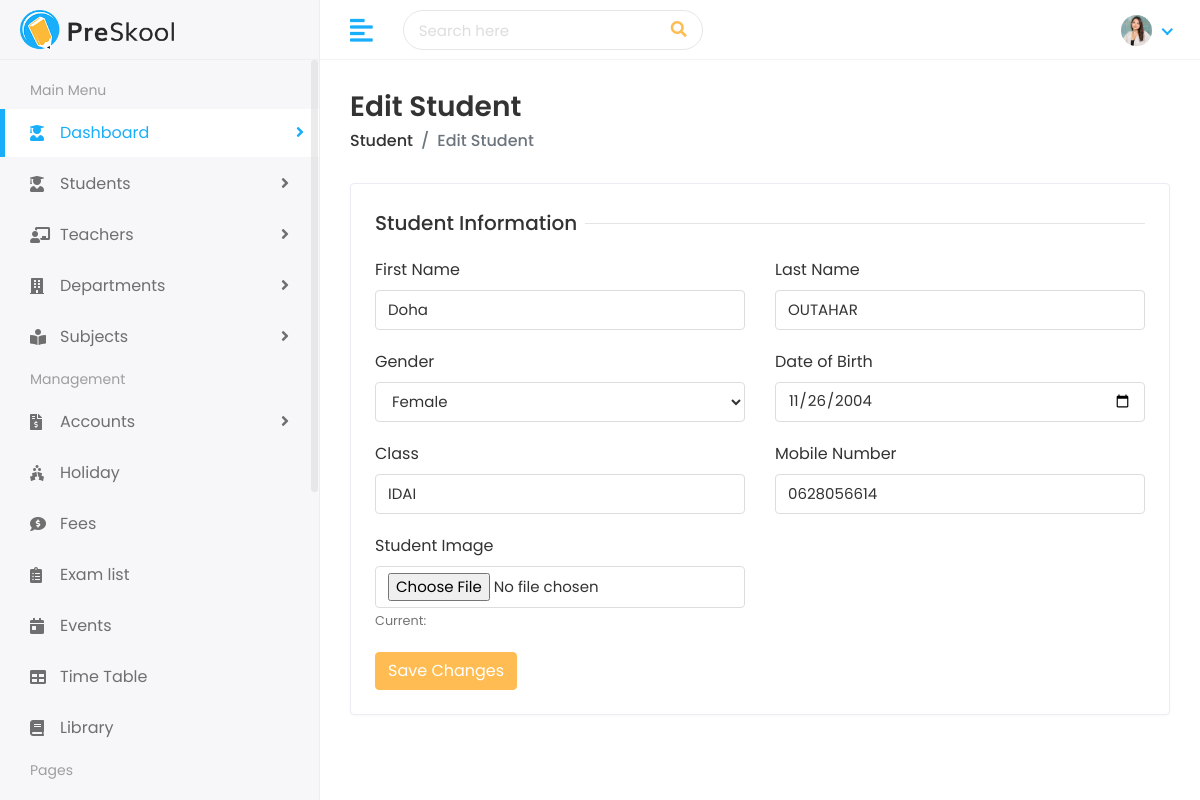
Before: /student/edit/2512712/ (signed in) with the older database file.
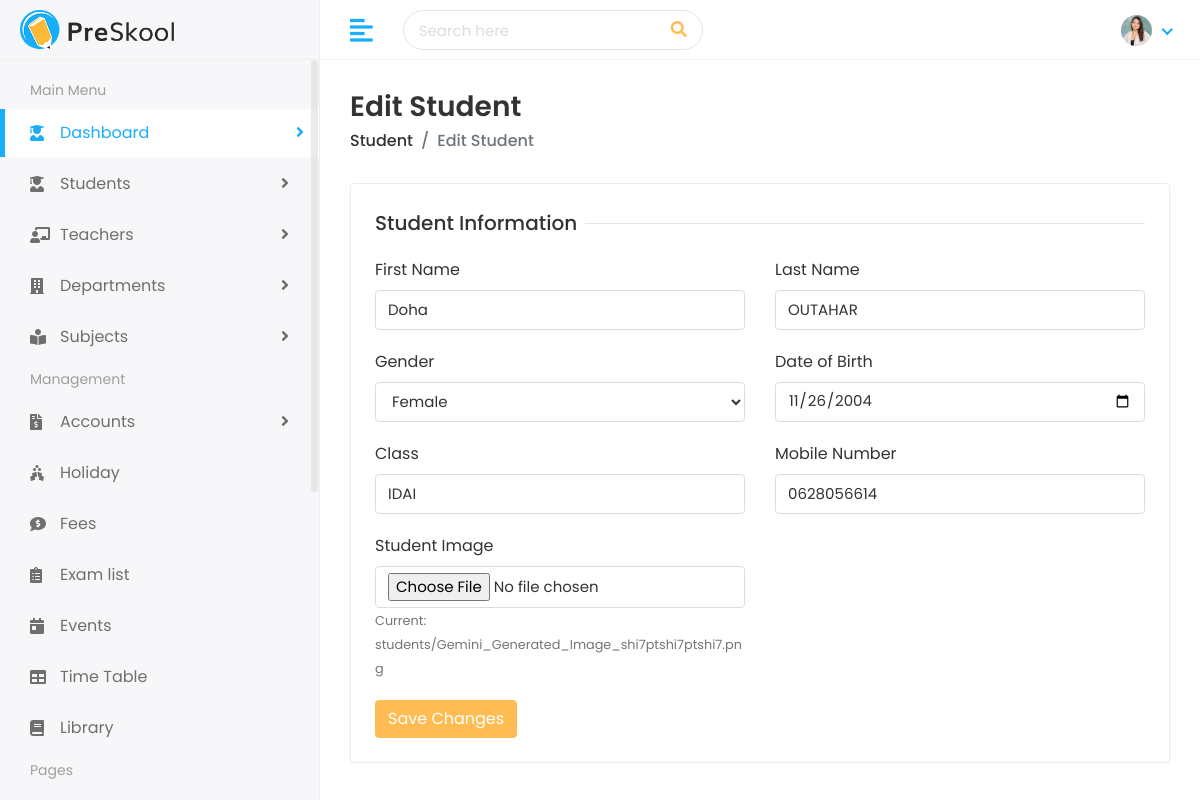
After: the same page with the newer database file.
### student/models.py (models this page shows, shortened)
class Student(models.Model):
    first_name = models.CharField(max_length=100)
    last_name = models.CharField(max_length=100)
    student_id = models.CharField(max_length=20)
    gender = models.CharField(max_length=10, choices=[('Male', 'Male'), ('Female', 'Female')])
    date_of_birth = models.DateField()
    student_class = models.CharField(max_length=50)
    joining_date = models.DateField()
    mobile_number = models.CharField(max_length=15)
    admission_number = models.CharField(max_length=20)
    section = models.CharField(max_length=10)
    student_image = models.ImageField(upload_to='students/', blank=True)
    parent = models.OneToOneField(Parent, on_delete=models.CASCADE)

### student/views.py (the view, shortened to what this page needs)
# urls.py: path('edit/<str:student_id>/', views.edit_student, name='edit_student'),
@login_required(login_url='login')
def edit_student(request, student_id):
    student = get_object_or_404(Student, student_id=student_id)
    return render(request, 'students/edit-student.html', {'student': student})

### templates/students/edit-student.html (shortened to what this page needs)
{% extends 'Home/base.html' %}
{% load static %}
{% block body %}
<div class="page-wrapper">
    <div class="content container-fluid">
        <div class="page-header">
            <div class="row align-items-center">
                <div class="col">
                    <h3 class="page-title">Edit Student</h3>
                    <ul class="breadcrumb">
                        <li class="breadcrumb-item"><a href="{% url 'student_list' %}">Student</a></li>
                        <li class="breadcrumb-item active">Edit Student</li>
                    </ul>
                </div>
            </div>
        </div>
        <div class="row">
            <div class="col-sm-12">
                <div class="card">
                    <div class="card-body">
                        <form method="POST" action="{% url 'edit_student' student.student_id %}" enctype="multipart/form-data">
                            <div class="row">
                                <div class="col-12">
                                    <h5 class="form-title"><span>Student Information</span></h5>
                                </div>
                                <div class="col-12 col-sm-6">
                                    <div class="form-group">
                                        <label>First Name</label>
                                        <input type="text" class="form-control" name="first_name" value="{{ student.first_name }}">
                                    </div>
                                </div>
                                <div class="col-12 col-sm-6">
                                    <div class="form-group">
                                        <label>Last Name</label>
                                        <input type="text" class="form-control" name="last_name" value="{{ student.last_name }}">
                                    </div>
                                </div>
                                <div class="col-12 col-sm-6">
                                    <div class="form-group">
                                        <label>Gender</label>
                                        <select class="form-control" name="gender">
                                            <option value="Female" {% if student.gender == 'Female' %}selected{% endif %}>Female</option>
                                        </select>
                                    </div>
                                </div>
                                <div class="col-12 col-sm-6">
                                    <div class="form-group">
                                        <label>Date of Birth</label>
                                        <input type="date" class="form-control" name="date_of_birth" value="{{ student.date_of_birth|date:'Y-m-d' }}">
                                    </div>
                                </div>
                                <div class="col-12 col-sm-6">
                                    <div class="form-group">
                                        <label>Class</label>
                                        <input type="text" class="form-control" name="student_class" value="{{ student.student_class }}">
                                    </div>
                                </div>
                                <div class="col-12 col-sm-6">
                                    <div class="form-group">
                                        <label>Mobile Number</label>
                                        <input type="text" class="form-control" name="mobile_number" value="{{ student.mobile_number }}">
                                    </div>
                                </div>
                                <div class="col-12 col-sm-6">
                                    <div class="form-group">
                                        <label>Student Image</label>
                                        <input type="file" class="form-control" name="student_image">
                                        <small class="text-muted">Current: {{ student.student_image.name }}</small>
                                    </div>
                                </div>
                                <div class="col-12">
                                    <button type="submit" class="btn btn-primary">Save Changes</button>
                                </div>
                            </div>
                        </form>
                    </div>
                </div>
            </div>
        </div>
    </div>
</div>
{% endblock %}

### templates/Home/base.html (shortened to what this page needs)
{% load static %}
<!DOCTYPE html>
<html lang="en">
   <head>
      <link rel="stylesheet" href="{% static 'assets/plugins/bootstrap/css/bootstrap.min.css' %}">
      <link rel="stylesheet" href="{% static 'assets/plugins/fontawesome/css/fontawesome.min.css' %}">
      <link rel="stylesheet" href="{% static 'assets/plugins/fontawesome/css/all.min.css' %}">
      <link rel="stylesheet" href="{% static 'assets/css/style.css' %}">
   </head>
   <body>
      <div class="main-wrapper">
         <div class="header">
            <div class="header-left">
               <a href="index.html" class="logo">
               <img src="{% static 'assets/img/logo.png' %}" alt="Logo">
               </a>
            </div>
            <a href="javascript:void(0);" id="toggle_btn">
            <i class="fas fa-align-left"></i>
            </a>
            <div class="top-nav-search">
               <form>
                  <input type="text" class="form-control" placeholder="Search here">
                  <button class="btn" type="submit"><i class="fas fa-search"></i></button>
               </form>
            </div>
            <ul class="nav user-menu">
               <li class="nav-item dropdown noti-dropdown">
                  <a href="#" class="dropdown-toggle nav-link" data-toggle="dropdown">
                  </a>
               </li>
               <li class="nav-item dropdown has-arrow">
                  <a href="#" class="dropdown-toggle nav-link" data-toggle="dropdown">
                  <span class="user-img"><img class="rounded-circle" src="{%static 'assets/img/profiles/avatar-01.jpg'%}" width="31" alt="Ryan Taylor"></span>
                  </a>
               </li>
            </ul>
         </div>
         <div class="sidebar" id="sidebar">
            <div class="sidebar-inner slimscroll">
               <div id="sidebar-menu" class="sidebar-menu">
                  <ul>
                     <li class="menu-title">
                        <span>Main Menu</span>
                     </li>
                    <li class="submenu active">
    <a href="#"><i class="fas fa-user-graduate"></i> <span> Dashboard</span> <span class="menu-arrow"></span></a>
</li>
                     <li class="submenu">
                     <a href="#"><i class="fas fa-user-graduate"></i> <span> Students</span> <span class="menu-arrow"></span></a>
                     </li>
                     {% if user.is_admin or user.is_superuser %}
                     <li class="submenu">
                        <a href="#"><i class="fas fa-chalkboard-teacher"></i> <span> Teachers</span> <span class="menu-arrow"></span></a>
                     </li>
                     <li class="submenu">
                        <a href="#"><i class="fas fa-building"></i> <span> Departments</span> <span class="menu-arrow"></span></a>
                     </li>
                     <li class="submenu">
                        <a href="#"><i class="fas fa-book-reader"></i> <span> Subjects</span> <span class="menu-arrow"></span></a>
                     </li>
                     <li class="menu-title">
                        <span>Management</span>
                     </li>
                     <li class="submenu">
                        <a href="#"><i class="fas fa-file-invoice-dollar"></i> <span> Accounts</span> <span class="menu-arrow"></span></a>
                     </li>
                     {% endif %}
                     <li>
                        <a href="holiday.html"><i class="fas fa-holly-berry"></i> <span>Holiday</span></a>
                     </li>
                     <li>
                        <a href="fees.html"><i class="fas fa-comment-dollar"></i> <span>Fees</span></a>
                     </li>
                     <li>
                        <a href="exam.html"><i class="fas fa-clipboard-list"></i> <span>Exam list</span></a>
                     </li>
                     <li>
                        <a href="event.html"><i class="fas fa-calendar-day"></i> <span>Events</span></a>
                     </li>
                     <li>
                        <a href="time-table.html"><i class="fas fa-table"></i> <span>Time Table</span></a>
                     </li>
                     <li>
                        <a href="library.html"><i class="fas fa-book"></i> <span>Library</span></a>
                     </li>
                     <li class="menu-title">
                        <span>Pages</span>
                     </li>
                     <li class="submenu">
                        <a href="#"> <span> Authentication </span> </a>
                     </li>
                  </ul>
               </div>
            </div>
         </div>
         {% block body %}
         {% endblock %}
      </div>
  </body>
  </html>

Changed rows visible on the page:
changed Student "Doha": student_image.name (not shown) → "students/Gemini_Generated_Image_shi7ptshi7ptshi7.png"
